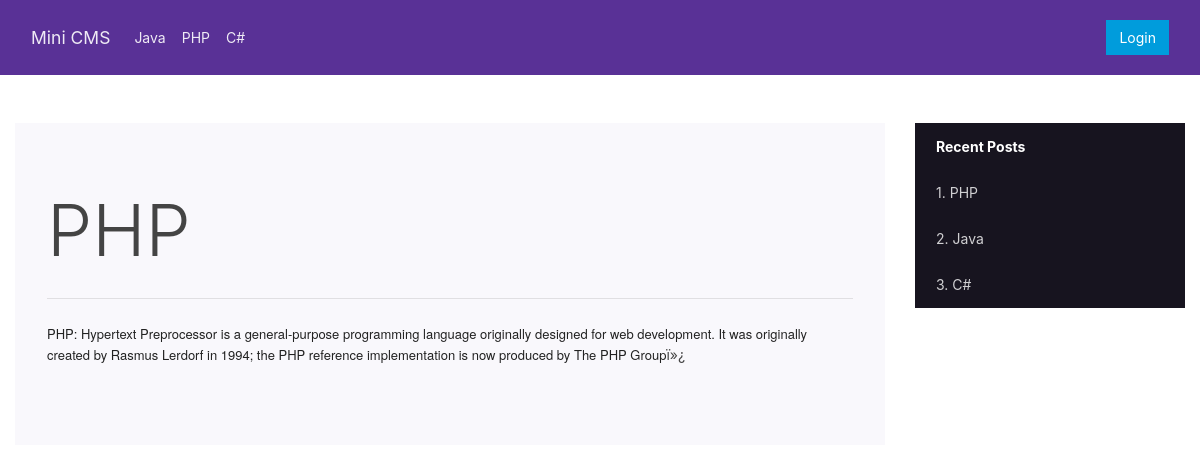
The page /single.php?post_id=2 on the database its author committed.
### tables this page shows
CREATE TABLE `categories` (
  `id` int(11) NOT NULL,
  `cat_name` varchar(50) NOT NULL
);

CREATE TABLE `posts` (
  `p_id` int(11) NOT NULL,
  `title` varchar(255) NOT NULL,
  `para` text NOT NULL,
  `cat` int(2) NOT NULL,
  `u_id` int(2) NOT NULL,
  `time` timestamp NOT NULL DEFAULT CURRENT_TIMESTAMP ON UPDATE CURRENT_TIMESTAMP
);

### single.php (the view, shortened to what this page needs)
<?php include 'includes/head.php'; ?>
<?php include 'includes/site-header.php'; ?>
<div class="container-fluid">
  <div class="row py-5">
    <div class="col-md-9">
    	<div class="container">
    		<div class="row">
    			<?php
    				if (isset($_GET['post_id'])) {
    					$post_id = $_GET['post_id'];
    					$con = mysqli_connect('localhost','root','','cms_mini');
    					$sql = "SELECT * FROM posts WHERE p_id = $post_id";
    					$query = mysqli_query($con,$sql);
                        $out = mysqli_fetch_assoc($query);
                        }
				?>
    			<div class="jumbotron">
                  <h1 class="display-3"><?php echo $out['title']; ?></h1>
                  <hr class="my-4">
                  <p><?php echo $out['para']; ?></p>
                </div>
    		</div>
    	</div>
    </div>
    <div class="col-md-3">
        <?php include 'includes/recent.php'; ?>
    </div>
    </div>
  </div>

### includes/site-header.php (shortened to what this page needs)
</head>
<body>
<header class="container-fluid bg-primary" >
  <div class="row">
  	<div class="col-12">
  		<nav class="navbar navbar-expand-lg navbar-dark bg-primary">
		  <a class="navbar-brand" href="<?php echo $base; ?>">Mini CMS</a>
		  <div class="collapse navbar-collapse" id="navbarColor01">
		    <ul class="navbar-nav mr-auto">
		    <?php
			    $con = mysqli_connect('localhost','root','','cms_mini');
			    $sql = "SELECT * FROM categories";
			    $query = mysqli_query($con,$sql);
				while ($out = mysqli_fetch_assoc($query)) {
			?>
		      <li class="nav-item active">
		        <a class="nav-link" href="post.php?category_id=<?php echo($out['id']) ?>"><?php echo $out['cat_name']; ?><span class="sr-only">(current)</span></a>
		      </li>
		    <?php } ?>
		    </ul>
		    <form class="form-inline ">
		      <a href="admin/" class="btn btn-info" id="login" type="submit">Login</a>
		    </form>
		  </div>
		</nav>
  	</div>
  </div>
</header>

### includes/recent.php
<div class="list-group">
		  <a href="" class="list-group-item list-group-item-action active">
		   Recent Posts
		  </a>
		  <?php
		  	$con = mysqli_connect('localhost','root','','cms_mini');
			$sql = "SELECT * FROM posts";
			$query = mysqli_query($con,$sql);
		  	$no = 0;
		  	while ($out = mysqli_fetch_assoc($query)) {
			$no++;
		   ?>
		  		<a href="single.php?post_id=<?php echo($out['p_id']) ?>" class="list-group-item list-group-item-action"><?php echo $no.". ".$out['title']; ?></a>
		  <?php } ?>
		</div>

### rows shown on the page
categories: cat_name "Java"
categories: cat_name "PHP"
categories: cat_name "C#"
posts: title "PHP", para "PHP: Hypertext Preprocessor is a general-purpose programming language originally designed for web development. It was originally created by Rasmus Lerdorf in 1994; the PHP reference implementation is now produced by The PHP Group ï»¿"
posts: title "Java"
posts: title "C#"
